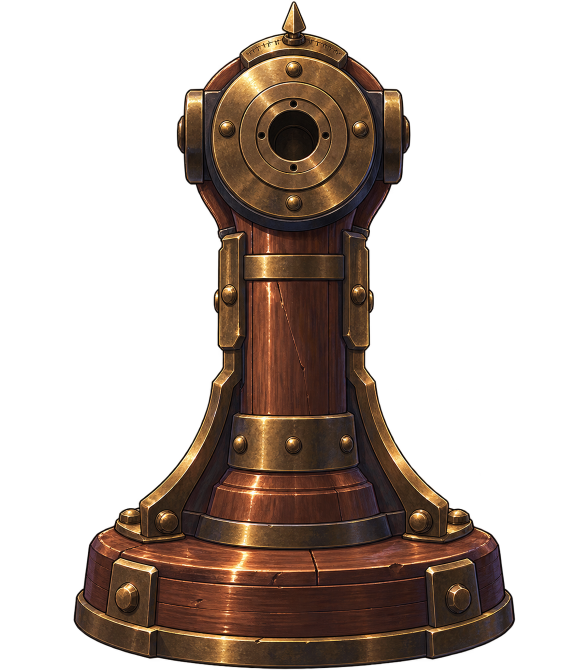
#> input picture flight/_src/Base.png, 1174 x 1340 px, found by its file name (shown at 1/2 size)
$ python split_base.py
#> lines starting #> are read from the running program, lines starting #| are printed output that depends on the picture; after the words box and inside, x2 and y2 are one past the last pixel; in counts of white or black regions, pixels touching at a corner belong together
# -*- coding: utf-8 -*-
"""把羅經座拆成「殼體」與「銅指針」兩張圖。

⚠ 先前是在 drawImage 當下切兩段來源矩形，指針那段一旋轉就跟殼體開縫（斷圖）。
   切割要在素材端做完：殼體是一張完整的圖、指針是另一張，各自獨立繪製，
   旋轉再大也不會有接縫。
指針的樞紐取「指針底邊中央」——它是插在殼體上的，本來就繞底部擺。
"""
import os
import numpy as np
from PIL import Image

HERE = r"C:\Users\Ray Ku\Desktop\TIVOT\flight"
im = Image.open(os.path.join(HERE, "_src", "Base.png")).convert("RGBA")
#> im is the input picture: PIL image 1174x1340 RGBA; mean R, G, B, A 34.3, 22.5, 15.5, 95.9
im = im.crop(im.getbbox())
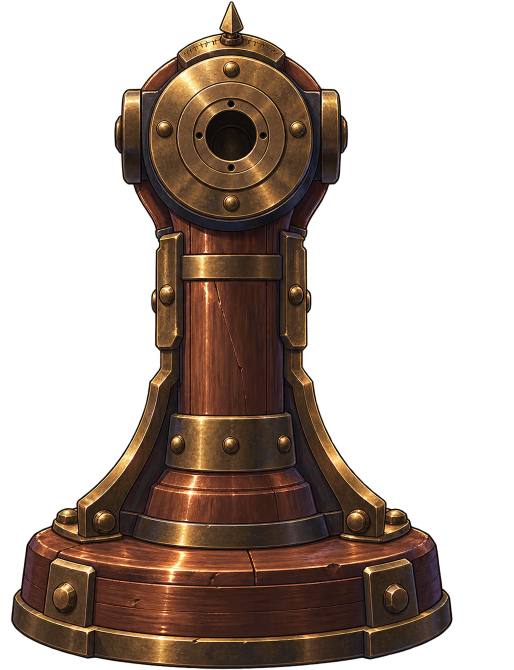
#> im: PIL image 1028x1340 RGBA (shown at 1/2 size); mean R, G, B, A 39.1, 25.7, 17.7, 109.6; transparent parts drawn white
a = np.asarray(im)
op = a[..., 3] > 24
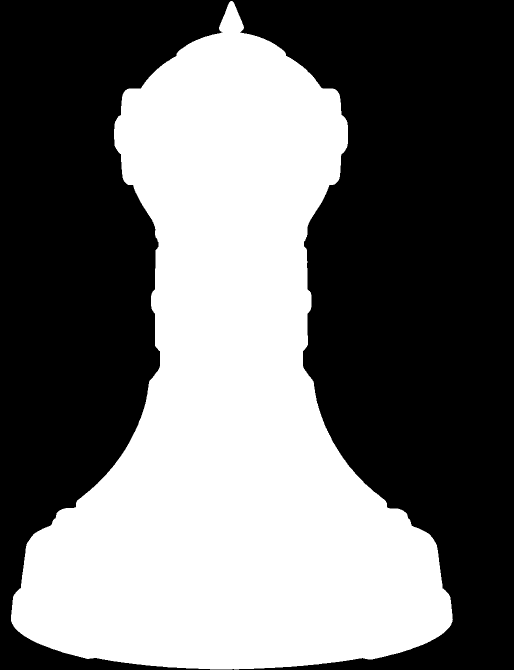
#> op: shape (1340, 1028) bool (shown at 1/2 size); 43.6% white; 1 white region, box (x1, y1, x2, y2) and area: (22, 2, 906, 1339) 600573
W, H = im.width, im.height
#> W = 1028; H = 1340

# 逐列的不透明寬度：指針是頂端一段很窄的錐體（12→50px），
# 到刻度弧才會突然跳寬（70→100+）。⚠ 門檻要壓在 70 附近；
# 先前用 W*0.30=308 會把整段刻度弧也切進指針，樞紐算出來偏到 0.412。
wid = op.sum(1)
#> wid = 1340 values, max 884 at index 1238, min 0 at index 0, mean 448.2
narrow = wid < 70
cut = 0
for y in range(H):
    if not narrow[y]:
        cut = y
        break
print("圖 %dx%d　指針佔頂端 %d 列（%.1f%%）　該列寬度 %d" % (W, H, cut, cut / H * 100, wid[max(0, cut - 1)]))
#| 圖 1028x1340　指針佔頂端 68 列（5.1%）　該列寬度 60

spike = im.crop((0, 0, W, cut))
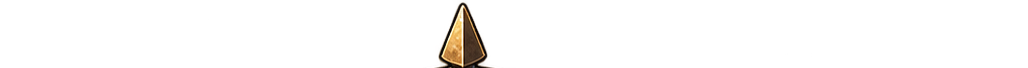
#> spike: PIL image 1028x68 RGBA; mean R, G, B, A 4.7, 3.4, 2.2, 7.2; transparent parts drawn white
# ⚠ 用 alpha>120 求外接框：頂端幾列散落著極淡的反鋸齒像素（離指針很遠），
#   用預設的 getbbox() 會把框撐到 604 寬，指針只有 50 —— 那些雜點跟著轉會很怪。
sa = np.asarray(spike)[..., 3] > 120
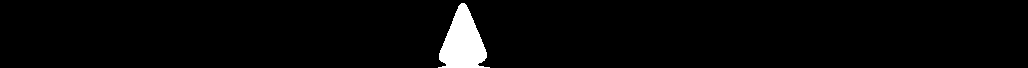
#> sa: shape (68, 1028) bool; 2.9% white; 1 white region, box (x1, y1, x2, y2) and area: (438, 3, 490, 68) 1998
sys_, sxs_ = np.where(sa)
#> sys_ = 1998 values from 3 to 67; sxs_ = 1998 values, max 489 at index 1997, min 438 at index 1946, mean 462.6
sb = (int(sxs_.min()), int(sys_.min()), int(sxs_.max()) + 1, int(sys_.max()) + 1)
#> sb = (438, 3, 490, 68)
spike = spike.crop(sb)
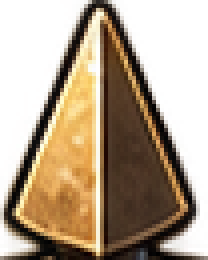
#> spike: PIL image 52x65 RGBA (shown 4 times larger); mean R, G, B, A 91.7, 68, 42.9, 148.5; transparent parts drawn white
# 樞紐在指針底邊中央 → 記錄它相對整張基座的位置
piv_x = (sb[0] + sb[2]) / 2 / W
#> piv_x = 0.451
piv_y = cut / H
#> piv_y = 0.0507
spike.save(os.path.join(HERE, "Pointer.webp"), "WEBP", quality=90, method=6)

body = im.crop((0, cut, W, H))
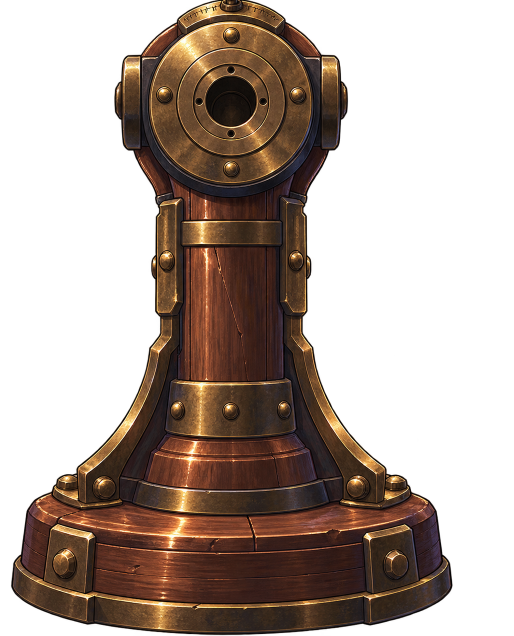
#> body: PIL image 1028x1272 RGBA (shown at 1/2 size); mean R, G, B, A 41, 26.8, 18.5, 115; transparent parts drawn white
bw = 420
body = body.resize((bw, round(body.height * bw / body.width)), Image.LANCZOS)
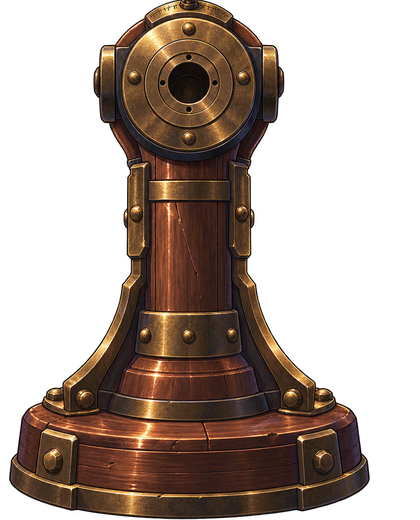
#> body: PIL image 420x520 RGBA; mean R, G, B, A 40.6, 26.7, 18.5, 115.1; transparent parts drawn white
body.save(os.path.join(HERE, "Base.webp"), "WEBP", quality=88, method=6)

print("Pointer.webp %dx%d  樞紐(相對原基座) x=%.3f y=%.3f  %dKB"
      % (spike.width, spike.height, piv_x, piv_y,
         os.path.getsize(os.path.join(HERE, "Pointer.webp")) // 1024))
#| Pointer.webp 52x65  樞紐(相對原基座) x=0.451 y=0.051  2KB
print("Base.webp    %dx%d  %dKB"
      % (body.width, body.height, os.path.getsize(os.path.join(HERE, "Base.webp")) // 1024))
#| Base.webp    420x520  48KB
print("→ index.html 用：POINTER_PIV = { x:%.3f, y:%.3f }，指針高度佔基座 %.4f"
      % (piv_x, piv_y, spike.height / H))
#| → index.html 用：POINTER_PIV = { x:0.451, y:0.051 }，指針高度佔基座 0.0485

$ run again, with flight/_src/Ship_FLIGHT.png copied over flight/_src/Base.png
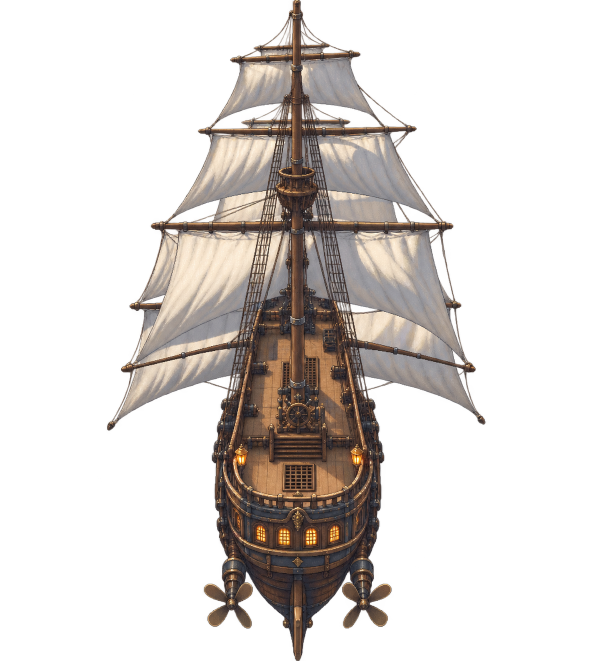
#> input picture flight/_src/Ship_FLIGHT.png, 1190 x 1322 px, found by its file name (shown at 1/2 size)
#> im is the input picture: PIL image 1190x1322 RGBA; mean R, G, B, A 41.3, 36, 32.5, 74.3
#> im: PIL image 1153x1322 RGBA
#> `op = a[..., 3] > 24`:
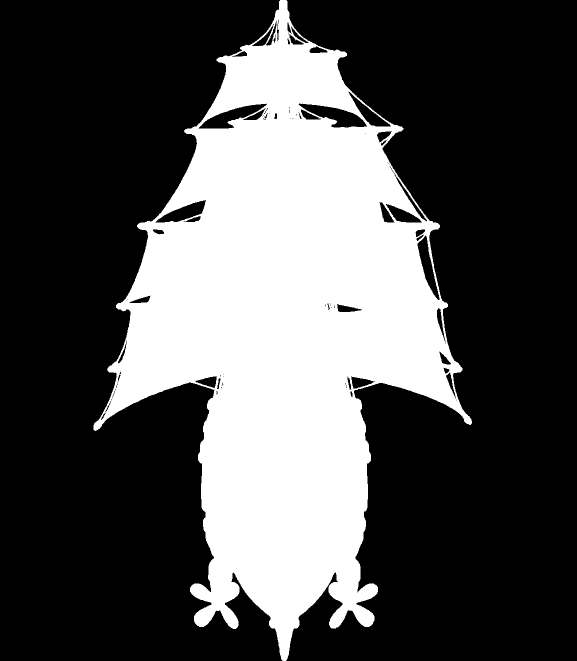
#> op: shape (1322, 1153) bool (shown at 1/2 size); 31% white; 6 white regions (5 under 20 px), largest, box (x1, y1, x2, y2) and area: (187, 0, 944, 1322) 472721
#> wid = 1322 values, max 708 at index 735, min 7 at index 1321, mean 357.6
#| 圖 1153x1322　指針佔頂端 87 列（6.6%）　該列寬度 66
#> sa: shape (87, 1153) bool; 2.1% white; 17 white regions (14 under 20 px), largest, box (x1, y1, x2, y2) and area: (507, 0, 625, 87) 1962, (582, 69, 611, 87) 53, (550, 68, 554, 87) 31
#> sys_ = 2081 values from 0 to 86; sxs_ = 2081 values, max 624 at index 2080, min 507 at index 2043, mean 566
#> sb = (507, 0, 625, 87)
#> piv_x = 0.491
#> `body = body.resize((bw, round(body.height * bw / body.width)), Image.L..`:
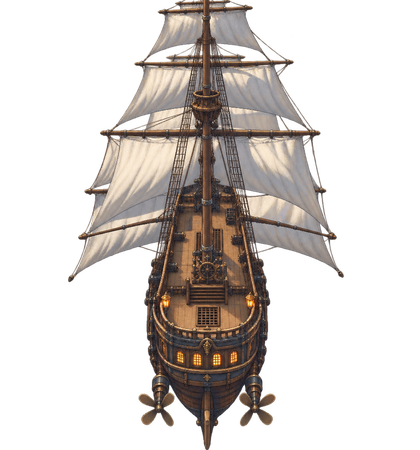
#> body: PIL image 420x450 RGBA; mean R, G, B, A 45.1, 39.3, 35.6, 81.7; transparent parts drawn white
#| Pointer.webp 118x87  樞紐(相對原基座) x=0.491 y=0.066  6KB
#| Base.webp    420x450  45KB
#| → index.html 用：POINTER_PIV = { x:0.491, y:0.066 }，指針高度佔基座 0.0658

$ run again, with flight/_src/Wheel.png copied over flight/_src/Base.png
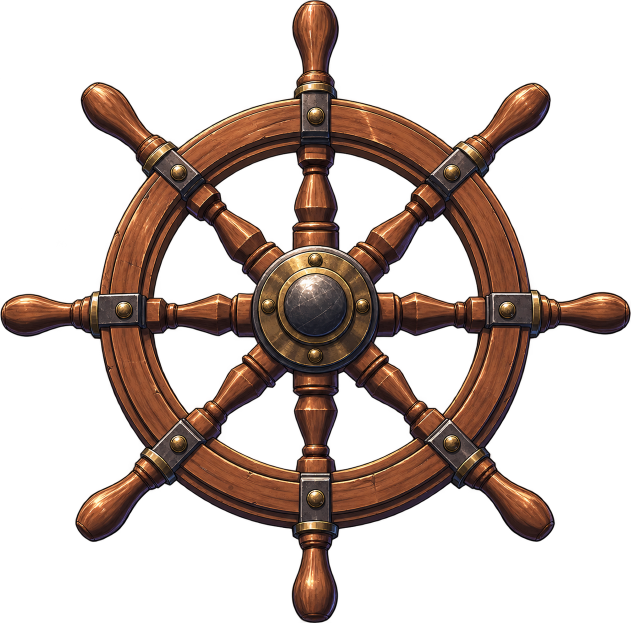
#> input picture flight/_src/Wheel.png, 1262 x 1246 px, found by its file name (shown at 1/2 size)
#> im is the input picture: PIL image 1262x1246 RGBA; mean R, G, B, A 38.1, 23.4, 16.9, 86.1
#> op: shape (1246, 1262) bool; 34.6% white; 1 white region, box (x1, y1, x2, y2) and area: (1, 0, 1262, 1246) 543710
#> wid = 1246 values, max 1261 at index 624, min 18 at index 0, mean 436.4
#| 圖 1262x1246　指針佔頂端 18 列（1.4%）　該列寬度 69
#> sys_ = 864 values from 0 to 17; sxs_ = 864 values, max 664 at index 863, min 597 at index 796, mean 630.4
#> sb = (597, 0, 665, 18)
#> piv_x = 0.5
#> `body = body.resize((bw, round(body.height * bw / body.width)), Image.L..`:
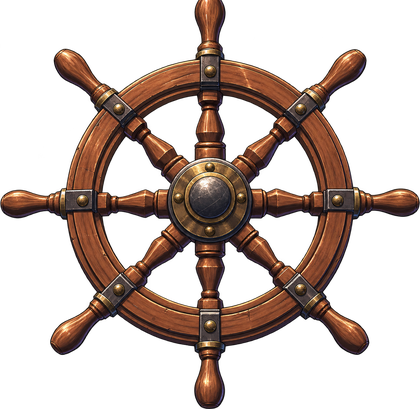
#> body: PIL image 420x409 RGBA; mean R, G, B, A 37.3, 23, 16.8, 87.3; transparent parts drawn white
#| Pointer.webp 68x18  樞紐(相對原基座) x=0.500 y=0.014  1KB
#| Base.webp    420x409  51KB
#| → index.html 用：POINTER_PIV = { x:0.500, y:0.014 }，指針高度佔基座 0.0144
